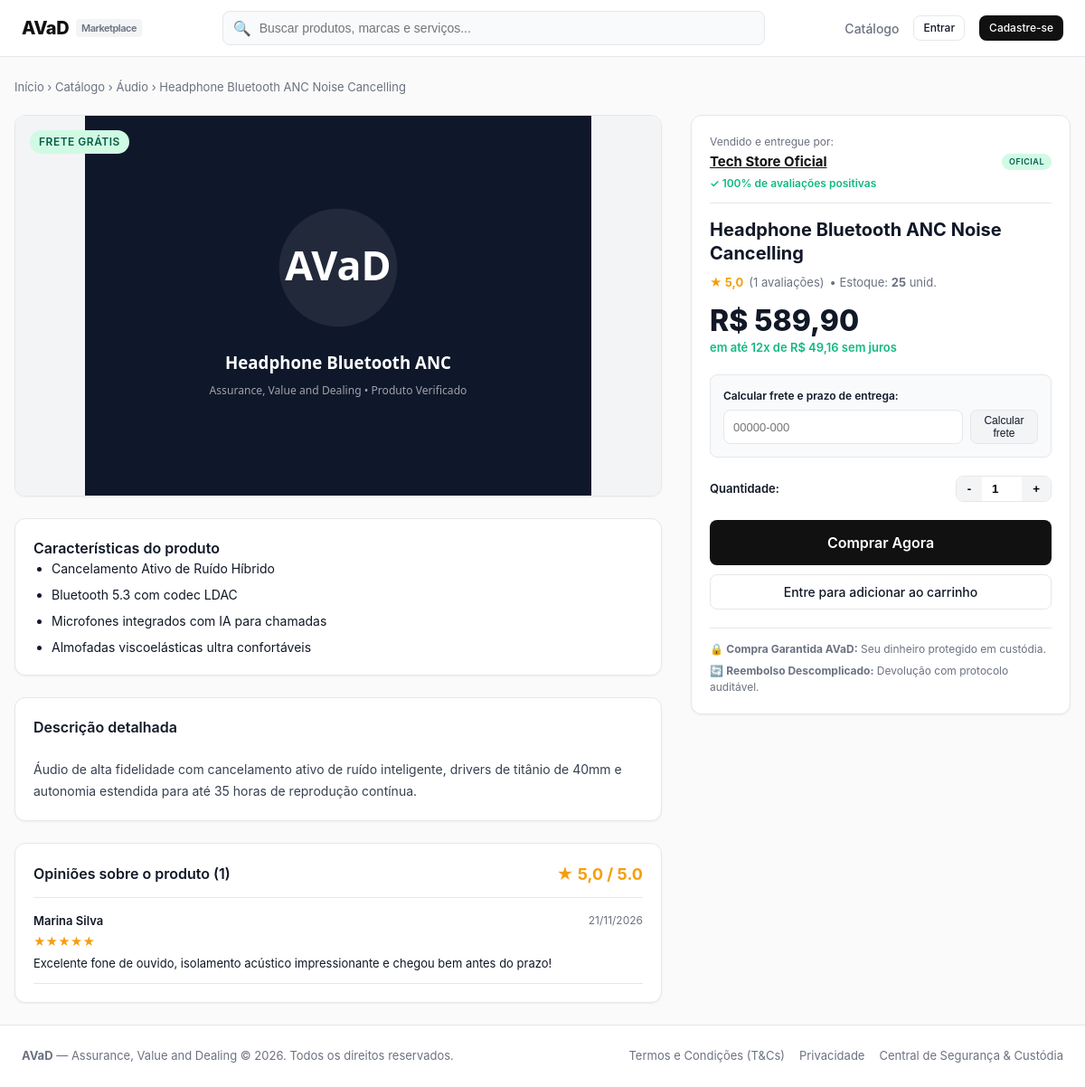
/catalog/product/2/, run on the app's committed database.
### catalog/models.py (models this page shows, shortened)
class Product(models.Model):
    vendedor = models.ForeignKey(User, on_delete=models.CASCADE, related_name='products')
    titulo = models.CharField(max_length=200)
    categoria = models.CharField(max_length=50, choices=CATEGORIAS)
    descricao = models.TextField()
    caracteristicas = models.TextField(blank=True, help_text='Uma característica por linha')
    preco = models.DecimalField(max_digits=10, decimal_places=2)
    estoque = models.PositiveIntegerField(default=0)
    imagem = models.ImageField(upload_to='products/', blank=True, null=True)
    frete_gratis = models.BooleanField(default=False)
    ativo = models.BooleanField(default=True)
    criado_em = models.DateTimeField(auto_now_add=True)
    class Meta:
        ordering = ['-criado_em']
    @property
    def parcelas_sem_juros(self):
        if self.preco >= 12:
            valor = f"{self.preco / 12:.2f}".replace('.', ',')
            return f"em até 12x de R$ {valor} sem juros"
        return ""

### orders/models.py (models this page shows, shortened)
class Review(models.Model):
    pedido = models.OneToOneField(Order, on_delete=models.CASCADE, related_name='review')
    comprador = models.ForeignKey(User, on_delete=models.CASCADE, related_name='reviews_feitas')
    vendedor = models.ForeignKey(User, on_delete=models.CASCADE, related_name='reviews_recebidas')
    nota_vendedor = models.IntegerField(default=0, choices=[(i, str(i)) for i in range(6)])
    comentario_vendedor = models.TextField(blank=True)
    nota_transporte = models.IntegerField(default=0, choices=[(i, str(i)) for i in range(6)])
    comentario_transporte = models.TextField(blank=True)
    criado_em = models.DateTimeField(auto_now_add=True)
    class Meta:
        ordering = ['-criado_em']

### accounts/models.py (models this page shows, shortened)
class UserProfile(models.Model):
    user = models.OneToOneField(User, on_delete=models.CASCADE, related_name='profile')
    nome = models.CharField(max_length=16)
    data_nascimento = models.DateField()
    cpf = models.CharField(max_length=14, unique=True)
    cnpj = models.CharField(max_length=18, blank=True, null=True, unique=True)
    tem_cnpj = models.BooleanField(default=False)
    email_verificado = models.BooleanField(default=False)
    is_mediador = models.BooleanField(default=False)
    conta_bancaria_bloqueada = models.BooleanField(default=False)
    suspenso = models.BooleanField(default=False)
    token_verificacao = models.CharField(max_length=64, blank=True, null=True)
    tipo_usuario = models.CharField(max_length=20, choices=[
        ('comprador', 'Comprador'),
        ('vendedor', 'Vendedor'),
        ('mediador', 'Mediador'),
    ], default='comprador')
    nome_loja = models.CharField(max_length=64, blank=True, null=True)
    @property
    def avaliacao_percentual(self):
        from orders.models import Review
        reviews = Review.objects.filter(vendedor=self.user)
        if not reviews.exists():
            return 0
        positivas = reviews.filter(nota_vendedor__gte=4).count()
        return round((positivas / reviews.count()) * 100)

### catalog/views.py (the view)
# urls.py: path('product/<int:pk>/', views.product_detail_view, name='product_detail'),
def product_detail_view(request, pk):
    product = get_object_or_404(Product, pk=pk, ativo=True)
    reviews = Review.objects.filter(pedido__produto=product)
    avg_note = reviews.aggregate(avg=Avg('nota_vendedor'))['avg'] or 0
    seller_profile = product.vendedor.profile if hasattr(product.vendedor, 'profile') else None
    return render(request, 'catalog/product_detail.html', {
        'product': product,
        'reviews': reviews,
        'avg_note': round(avg_note, 1),
        'total_reviews': reviews.count(),
        'seller_profile': seller_profile,
        'caracteristicas_list': [c.strip() for c in product.caracteristicas.split('\n') if c.strip()] if product.caracteristicas else [],
    })

### accounts/templatetags/avad_filters.py (called while the page is built)
@register.filter
def stars_range(value):
    try:
        return range(int(value))
    except (ValueError, TypeError):
        return range(0)

### orders/context_processors.py (called while the page is built)
def cart_count(request):
    user = getattr(request, 'user', None)
    if user is None or not user.is_authenticated:
        return {'cart_count': 0}
    return {'cart_count': Cart(request).count()}

### templates/catalog/product_detail.html (shortened to what this page needs)
{% extends "base.html" %}
{% load avad_filters %}
{% block content %}
<div style="font-size: 13px; color: var(--text-muted); margin-bottom: 20px;">
  <a href="{% url 'home' %}">Início</a> &rsaquo;
  <a href="{% url 'catalog:product_list' %}">Catálogo</a> &rsaquo;
  <a href="{% url 'catalog:product_list' %}?categoria={{ product.categoria }}">{{ product.get_categoria_display }}</a> &rsaquo;
  <span>{{ product.titulo|truncatechars:40 }}</span>
</div>
<div style="display: grid; grid-template-columns: 1fr 420px; gap: 32px; align-items: start;">
  <div>
    <div class="card" style="padding: 0; overflow: hidden; margin-bottom: 24px;">
      <div style="position: relative; width: 100%; height: 420px; background-color: #F3F4F6; display: flex; align-items: center; justify-content: center;">
        {% if product.imagem %}
          <img src="{{ product.imagem.url }}" alt="{{ product.titulo }}" style="max-width: 100%; max-height: 100%; object-fit: contain;">
        {% else %}
          <div style="font-size: 16px; color: var(--text-muted);">Sem imagem cadastrada</div>
        {% endif %}
        {% if product.frete_gratis %}
          <span class="badge badge-success" style="position: absolute; top: 16px; left: 16px; font-size: 12px; padding: 4px 10px;">FRETE GRÁTIS</span>
        {% endif %}
      </div>
    </div>
    {% if caracteristicas_list %}
      <div class="card" style="margin-bottom: 24px;">
        <h3 class="card-title">Características do produto</h3>
        <ul style="padding-left: 20px; font-size: 14px; color: var(--text-main); display: flex; flex-direction: column; gap: 8px;">
          {% for c in caracteristicas_list %}
            <li>{{ c }}</li>
          {% endfor %}
        </ul>
      </div>
    {% endif %}
    <div class="card" style="margin-bottom: 24px;">
      <h3 class="card-title">Descrição detalhada</h3>
      <div style="font-size: 14px; line-height: 1.7; color: #374151; white-space: pre-line;">
        {{ product.descricao }}
      </div>
    </div>
    <div class="card">
      <div class="card-header">
        <h3 class="card-title">Opiniões sobre o produto ({{ total_reviews }})</h3>
        <div style="font-size: 18px; font-weight: 700; color: #F59E0B;">
          ★ {{ avg_note }} / 5.0
        </div>
      </div>
      {% if reviews %}
        <div style="display: flex; flex-direction: column; gap: 16px;">
          {% for r in reviews %}
            <div style="border-bottom: 1px solid var(--border-color); padding-bottom: 12px;">
              <div style="display: flex; justify-content: space-between; margin-bottom: 4px;">
                <span style="font-size: 13px; font-weight: 600;">{{ r.comprador.profile.nome|default:r.comprador.username }}</span>
                <span style="font-size: 12px; color: var(--text-muted);">{{ r.criado_em|date:"d/m/Y" }}</span>
              </div>
              <div style="color: #F59E0B; font-size: 13px; margin-bottom: 4px;">
                {% for i in r.nota_vendedor|stars_range %}★{% endfor %}
              </div>
              {% if r.comentario_vendedor %}
                <p style="font-size: 13px; color: var(--text-main);">{{ r.comentario_vendedor }}</p>
              {% endif %}
            </div>
          {% endfor %}
        </div>
      {% else %}
        <div style="font-size: 13px; color: var(--text-muted);">Ainda não há avaliações para este anúncio. Seja o primeiro a comprar!</div>
      {% endif %}
    </div>
  </div>
  <div>
    <div class="card" style="position: sticky; top: 80px;">
      <div style="margin-bottom: 16px; border-bottom: 1px solid var(--border-color); padding-bottom: 12px;">
        <div style="font-size: 12px; color: var(--text-muted); margin-bottom: 2px;">Vendido e entregue por:</div>
        <div style="display: flex; align-items: center; justify-content: space-between;">
          <a href="{% url 'accounts:seller_profile' product.vendedor.id %}" style="font-weight: 700; font-size: 15px; color: var(--primary); text-decoration: underline;">
            {{ seller_profile.nome_loja|default:seller_profile.nome|default:product.vendedor.username }}
          </a>
          {% if seller_profile.tem_cnpj %}
            <span class="badge badge-success" style="font-size: 9px;">OFICIAL</span>
          {% endif %}
        </div>
        <div style="font-size: 12px; color: #10B981; margin-top: 4px; font-weight: 600;">
          ✓ {{ seller_profile.avaliacao_percentual }}% de avaliações positivas
        </div>
      </div>
      <h1 style="font-size: 20px; font-weight: 700; line-height: 1.3; margin-bottom: 10px;">
        {{ product.titulo }}
      </h1>
      <div style="display: flex; align-items: center; gap: 6px; font-size: 13px; margin-bottom: 16px;">
        <span style="color: #F59E0B; font-weight: 700;">★ {{ avg_note }}</span>
        <span style="color: var(--text-muted);">({{ total_reviews }} avaliações)</span>
        <span style="color: var(--text-muted);">&bull; Estoque: <strong>{{ product.estoque }}</strong> unid.</span>
      </div>
      <div style="margin-bottom: 20px;">
        <div style="font-size: 32px; font-weight: 800; color: var(--text-main); line-height: 1;">
          R$ {{ product.preco }}
        </div>
        {% if product.parcelas_sem_juros %}
          <div style="font-size: 13px; color: #10B981; font-weight: 600; margin-top: 4px;">
            {{ product.parcelas_sem_juros }}
          </div>
        {% endif %}
      </div>
      <div style="background: #F9FAFB; border: 1px solid var(--border-color); border-radius: var(--radius-md); padding: 14px; margin-bottom: 20px;">
        <label for="input-cep-calc" style="font-size: 12px; font-weight: 600; display: block; margin-bottom: 6px;">
          Calcular frete e prazo de entrega:
        </label>
        <div style="display: flex; gap: 8px;">
          <input type="text" id="input-cep-calc" data-product-id="{{ product.id }}" placeholder="00000-000" maxlength="9" class="form-input" style="padding: 6px 10px; font-size: 13px;">
          <button type="button" id="btn-calc-frete" class="btn btn-secondary btn-sm">Calcular frete</button>
        </div>
      </div>
      <div style="display: flex; align-items: center; justify-content: space-between; margin-bottom: 20px;">
        <span style="font-size: 13px; font-weight: 600;">Quantidade:</span>
        <div style="display: flex; align-items: center; border: 1px solid var(--border-color); border-radius: var(--radius-md); overflow: hidden;">
          <button type="button" id="qty-minus" style="padding: 6px 12px; background: #F3F4F6; border: none; cursor: pointer; font-weight: bold;">-</button>
          <input type="number" id="qty-input" name="qtd" form="form-add-cart" value="1" min="1" max="{{ product.estoque }}" style="width: 44px; text-align: center; border: none; outline: none; font-weight: 600;">
          <button type="button" id="qty-plus" style="padding: 6px 12px; background: #F3F4F6; border: none; cursor: pointer; font-weight: bold;">+</button>
        </div>
      </div>
      <div style="display: flex; flex-direction: column; gap: 10px;">
        {% if product.estoque > 0 %}
          <a href="{% url 'orders:checkout' product.id %}?qtd=1" id="btn-buy-now" data-base-href="{% url 'orders:checkout' product.id %}" class="btn btn-primary btn-lg btn-block">
            Comprar Agora
          </a>
          {% if user.is_authenticated %}
            <form id="form-add-cart" method="post" action="{% url 'orders:cart_add' product.id %}">
              {% csrf_token %}
            </form>
            <button type="submit" form="form-add-cart" class="btn btn-outline btn-block">
              Adicionar ao carrinho
            </button>
          {% else %}
            <a href="{% url 'accounts:login' %}" class="btn btn-outline btn-block">Entre para adicionar ao carrinho</a>
          {% endif %}
        {% else %}
          <button class="btn btn-secondary btn-lg btn-block" disabled>Produto Esgotado</button>
        {% endif %}
      </div>
      <div style="margin-top: 20px; border-top: 1px solid var(--border-color); padding-top: 14px; font-size: 12px; color: var(--text-muted); display: flex; flex-direction: column; gap: 6px;">
        <div>🔒 <strong>Compra Garantida AVaD:</strong> Seu dinheiro protegido em custódia.</div>
        <div>🔄 <strong>Reembolso Descomplicado:</strong> Devolução com protocolo auditável.</div>
      </div>
    </div>
  </div>
</div>
{% endblock %}

### static/css/style.css (style rules this page uses)
:root { --bg-main: #FAFAFA; --bg-card: #FFFFFF; --text-main: #111827; --text-muted: #6B7280; --border-color: #E5E7EB; --primary: #111111; --primary-hover: #000000; --accent-emerald: #10B981; --accent-blue: #2563EB; --sidebar-dark: #142621; --sidebar-text: #E2E8F0; --sidebar-muted: #94A3B8; --sidebar-active: #10B981; --danger: #EF4444; --warning: #F59E0B; --success: #10B981; --info: #3B82F6; --radius-sm: 4px; --radius-md: 8px; --radius-lg: 12px; --shadow-sm: 0 1px 2px 0 rgba(0, 0, 0, 0.05); --shadow-md: 0 4px 6px -1px rgba(0, 0, 0, 0.1); --shadow-lg: 0 10px 15px -3px rgba(0, 0, 0, 0.1); }
* { box-sizing: border-box; margin: 0; padding: 0; }
body { font-family: -apple-system, BlinkMacSystemFont, "Segoe UI", Roboto, Helvetica, Arial, sans-serif; background-color: var(--bg-main); color: var(--text-main); line-height: 1.5; min-height: 100vh; display: flex; flex-direction: column; }
a { color: inherit; text-decoration: none; }
.btn { display: inline-flex; align-items: center; justify-content: center; padding: 8px 16px; border-radius: var(--radius-md); font-size: 14px; font-weight: 500; cursor: pointer; transition: all 0.15s ease-in-out; border: 1px solid transparent; text-decoration: none; gap: 8px; }
.btn-primary { background-color: var(--primary); color: #FFFFFF; }
.btn-secondary { background-color: #F3F4F6; color: var(--text-main); border-color: var(--border-color); }
.btn-outline { background-color: transparent; border-color: var(--border-color); color: var(--text-main); }
.btn-sm { padding: 4px 10px; font-size: 12px; }
.btn-lg { padding: 12px 24px; font-size: 16px; font-weight: 600; }
.btn-block { width: 100%; }
.badge { display: inline-flex; align-items: center; padding: 2px 8px; border-radius: 9999px; font-size: 11px; font-weight: 600; text-transform: uppercase; letter-spacing: 0.5px; }
.badge-success { background-color: #D1FAE5; color: #065F46; }
.form-input, .form-select, textarea.form-input { width: 100%; padding: 10px 14px; border: 1px solid var(--border-color); border-radius: var(--radius-md); font-size: 14px; outline: none; transition: border-color 0.15s; background-color: #FFFFFF; }
.card { background-color: var(--bg-card); border: 1px solid var(--border-color); border-radius: var(--radius-lg); padding: 20px; box-shadow: var(--shadow-sm); }
.card-header { display: flex; align-items: center; justify-content: space-between; margin-bottom: 16px; padding-bottom: 12px; border-bottom: 1px solid var(--border-color); }
.card-title { font-size: 16px; font-weight: 600; }

### data on the page
Product: categoria "Áudio", titulo "Headphone Bluetooth ANC Noise Cancelling", imagem (picture), descricao "Áudio de alta fidelidade com cancelamento ativo de ruído inteligente, drivers de titânio de 40mm e autonomia estendida para até 35 horas de reprodução contínua.", estoque "25", preco "589,90", parcelas_sem_juros "em até 12x de R$ 49,16 sem juros"
Review: comprador.profile.nome "Marina Silva", criado_em "21/11/2026", comentario_vendedor "Excelente fone de ouvido, isolamento acústico impressionante e chegou bem antes do prazo!"
UserProfile: nome_loja "Tech Store Oficial", avaliacao_percentual "100"

### other printed values
{{ c }} "Cancelamento Ativo de Ruído Híbrido" "Bluetooth 5.3 com codec LDAC" "Microfones integrados com IA para chamadas" "Almofadas viscoelásticas ultra confortáveis"
{{ total_reviews }} "1"
{{ avg_note }} "5,0"
